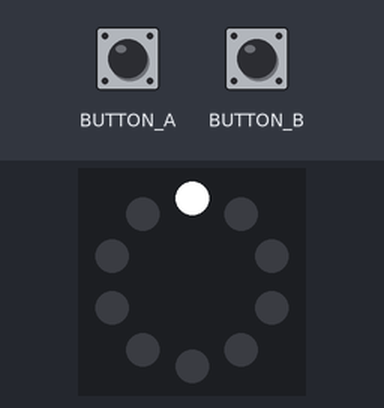
The program below on a simulated Circuit Playground running CircuitPython. Shown: the board's ring of 10 RGB LEDs (number 0 left of the top, counting anticlockwise). The test bench sets the inputs (shaded band).

Above: at 4.6 s.
6.5 s: button A pressed for 0.15 s
At 6.9 s:
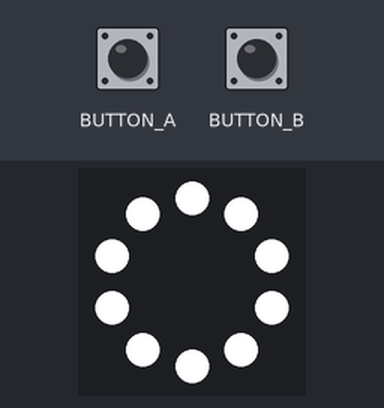
At 12.7 s:
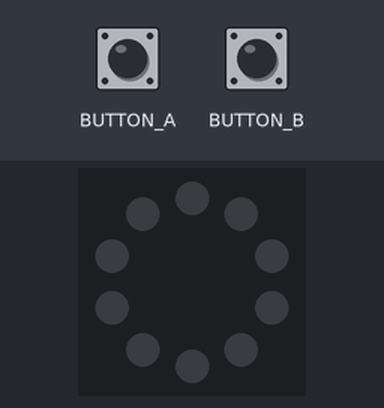
Timing chart, 0 to 14.2 s (numbered marks = the images above; inputs shaded):
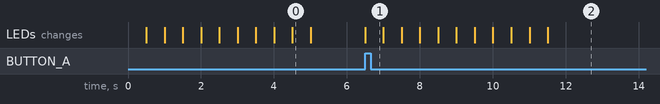

Measured:
- after the input at 6.5 s, the LEDs: change at once (image 1)
- what the display in image 0 shows lasts 0.5 s, from 4.5 s to 5.0 s

The program:

less_basic_timer.py
```python
# (licence header left out)
import time
from adafruit_circuitplayground.express import cpx

while True:
    # Turn ON all the NeoPixels
    cpx.pixels.fill((255, 255, 255))

    # Compute DT
    DT = 5 / 10

    # Turn OFF the NeoPixels one at a time, waiting DT each time
    for p in range(10):
        time.sleep(DT)
        cpx.pixels[p] = (0, 0, 0)

    # Wait for button press to reset timer
    while not cpx.button_a or cpx.button_b:
        pass # do nothing
```
